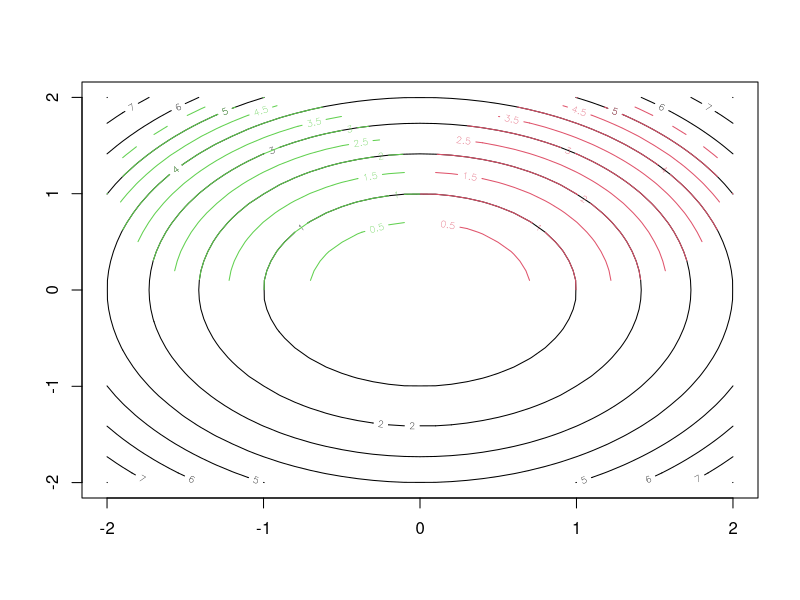

This figure's R source:
f3 <- function(x1, x2){
  if (((x1-1)^2+(x2-1)^2 <= 1) & ((x1-1)^2+(x2+1)^2 <= 1)){
    return(x1^2+x2^2)
    
  }else {return(NA)}
}

f1 <- function(x1, x2){
  if ((x1-1)^2+(x2-1)^2 <= 1){
    return(x1^2+x2^2)
    
  }else {return(NA)}
}

f2 <- function(x1, x2){
  if ( (x1-1)^2+(x2+1)^2 <= 1){
    return(x1^2+x2^2)
    
  }else {return(NA)}
}


f <- function(x1, x2){
   return(x1^2+x2^2)

}

x1r = seq(-2, 2, by = 0.1)
x2r = seq(-2, 2, by = 0.1)


for (i in 1:length(x1r)){
  y = NULL
    for (j in 1:length(x2r)){
    x = f(x1r[i], x2r[j])
    y = rbind(y, x)
  }
  if (i == 1) {z = y; dim(z)
  } else {dim (z); z = cbind(z, y)}
}

for (i in 1:length(x1r)){
  y = NULL
  for (j in 1:length(x2r)){
    x = f1(x1r[i], x2r[j])
    y = rbind(y, x)
  }
  if (i == 1) {z1 = y
  } else {z1 = cbind(z1, y)}
}
for (i in 1:length(x1r)){
  y = NULL
  for (j in 1:length(x2r)){
    x = f2(x1r[i], x2r[j])
    y = rbind(y, x)
  }
  if (i == 1) {z2 = y;
  } else { z2 = cbind(z2, y)}
}

for (i in 1:length(x1r)){
  y = NULL
  for (j in 1:length(x2r)){
    x = f3(x1r[i], x2r[j])
    y = rbind(y, x)
  }
  if (i == 1) {z3 = y;
  } else { z3 = cbind(z3, y)}
}

contour(x2r, x1r, as.matrix(z))
contour(x2r, x1r, as.matrix(z1), add = TRUE, col = 2)
contour(x2r, x1r, as.matrix(z2), add = TRUE, col = 3)
contour(x2r, x1r, as.matrix(z3), add = TRUE, col = 4)

